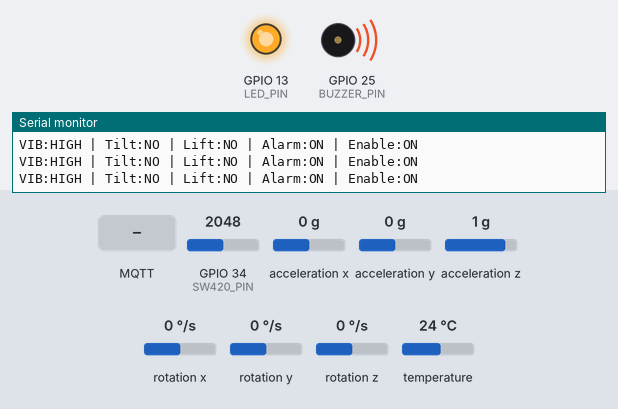
The program below on a simulated ESP32. Shown: output pins drawn as LEDs (lit = HIGH), buzzer (waves = sounding, pin HIGH), the last lines printed to the serial monitor. The inputs (shaded band) are chosen by the test bench; at power-on: GPIO 34 (SW420_PIN) = 2048, acceleration x 0 g, acceleration y 0 g, acceleration z 1 g, rotation x 0 °/s, rotation y 0 °/s, rotation z 0 °/s, temperature 24 °C. WiFi joins after 1.5 s; servers stay silent unless stated; no MQTT or app messages arrive unless stated.

Above: at 5.1 s.
5.2 s: GPIO 34 (SW420_PIN) set to 657
6.7 s: GPIO 34 (SW420_PIN) set to 546
At 7.9 s:
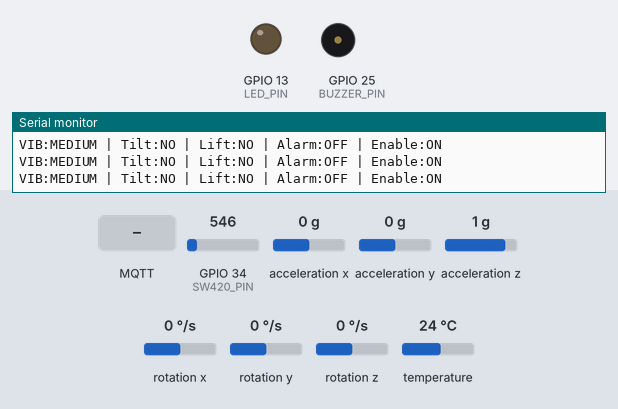
12.6 s: MQTT message "1" arrives on the first subscribed topic
Timing chart, 0 to 15.1 s (numbered marks = the images above; inputs shaded):
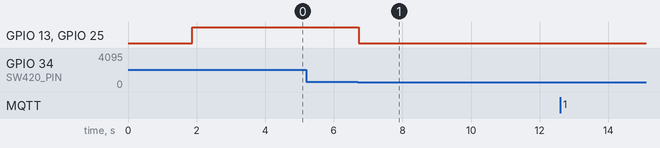

The program:

main.cpp
```cpp
#include <Arduino.h>
#include <Wire.h>
#include <WiFi.h>
#include <Adafruit_MPU6050.h>
#include "alarm.h"
#include "sensor_sw420.h"
#include "sensor_mpu6050.h"
#include "mqtt_client.h"
#include "ca_cert_emqx.h"

#define LED_PIN     13
#define BUZZER_PIN  25
#define SW420_PIN   34
#define SDA_PIN     21
#define SCL_PIN     22

const char* WIFI_SSID = "NI-Elvis-216";
const char* WIFI_PASS = "votuyen@216";

Adafruit_MPU6050 mpu;

void setup() {
    Serial.begin(115200);
    delay(300);

    pinMode(LED_PIN, OUTPUT);
    pinMode(BUZZER_PIN, OUTPUT);

    Wire.begin(SDA_PIN, SCL_PIN);
    if (!mpu.begin()) while (1) delay(1000);

    mpu.setAccelerometerRange(MPU6050_RANGE_2_G);
    mpu.setGyroRange(MPU6050_RANGE_250_DEG);
    mpu.setFilterBandwidth(MPU6050_BAND_5_HZ);

    WiFi.begin(WIFI_SSID, WIFI_PASS);
    while (WiFi.status() != WL_CONNECTED) delay(500);

    secureClient.setCACert(emqx_ca_cert);

    setupMQTT();
    connectMQTT();
}

void loop() {
    static unsigned long lastMQTT = 0;
    static unsigned long lastSerial = 0;
    unsigned long now = millis();

    alarmUpdate();

    int vib = readSW420Filtered(SW420_PIN, 8, 2);
    String vibLevel = vibLevelFromValue(vib);

    float ax, ay, az, gx, gy, gz;
    readMPU6050(mpu, ax, ay, az, gx, gy, gz);

    bool tilt = detectTilt(ax, ay);
    bool lift = detectLift(az);

    if (antiTheftEnabled) {
        if (vibLevel == "HIGH" || tilt || lift) alarmOn(LED_PIN, BUZZER_PIN);
        else alarmOff(LED_PIN, BUZZER_PIN);
    }

    if (now - lastSerial >= 300) {
        lastSerial = now;
        Serial.printf("VIB:%s | Tilt:%s | Lift:%s | Alarm:%s | Enable:%s\n",
            vibLevel.c_str(),
            tilt?"YES":"NO",
            lift?"YES":"NO",
            alarmState?"ON":"OFF",
            antiTheftEnabled?"ON":"OFF");
    }

    if (!client.connected()) connectMQTT();
    client.loop();

    if (now - lastMQTT >= 1000) {
        lastMQTT = now;
        publishSensorData(vibLevel, tilt, lift, alarmState, ax, ay, az, gx, gy, gz);
    }
}
```

ca_cert_emqx.h
```cpp
#pragma once

const char* emqx_ca_cert =  R"~~~(
-----BEGIN CERTIFICATE-----
MIIDjjCCAnagAwIBAgIQAzrx5qcRqaC7KGSxHQn65TANBgkqhkiG9w0BAQsFADBh
MQswCQYDVQQGEwJVUzEVMBMGA1UEChMMRGlnaUNlcnQgSW5jMRkwFwYDVQQLExB3
d3cuZGlnaWNlcnQuY29tMSAwHgYDVQQDExdEaWdpQ2VydCBHbG9iYWwgUm9vdCBH
MjAeFw0xMzA4MDExMjAwMDBaFw0zODAxMTUxMjAwMDBaMGExCzAJBgNVBAYTAlVT
MRUwEwYDVQQKEwxEaWdpQ2VydCBJbmMxGTAXBgNVBAsTEHd3dy5kaWdpY2VydC5j
b20xIDAeBgNVBAMTF0RpZ2lDZXJ0IEdsb2JhbCBSb290IEcyMIIBIjANBgkqhkiG
9w0BAQEFAAOCAQ8AMIIBCgKCAQEAuzfNNNx7a8myaJCtSnX/RrohCgiN9RlUyfuI
2/Ou8jqJkTx65qsGGmvPrC3oXgkkRLpimn7Wo6h+4FR1IAWsULecYxpsMNzaHxmx
1x7e/dfgy5SDN67sH0NO3Xss0r0upS/kqbitOtSZpLYl6ZtrAGCSYP9PIUkY92eQ
q2EGnI/yuum06ZIya7XzV+hdG82MHauVBJVJ8zUtluNJbd134/tJS7SsVQepj5Wz
tCO7TG1F8PapspUwtP1MVYwnSlcUfIKdzXOS0xZKBgyMUNGPHgm+F6HmIcr9g+UQ
vIOlCsRnKPZzFBQ9RnbDhxSJITRNrw9FDKZJobq7nMWxM4MphQIDAQABo0IwQDAP
BgNVHRMBAf8EBTADAQH/MA4GA1UdDwEB/wQEAwIBhjAdBgNVHQ4EFgQUTiJUIBiV
5uNu5g/6+rkS7QYXjzkwDQYJKoZIhvcNAQELBQADggEBAGBnKJRvDkhj6zHd6mcY
1Yl9PMWLSn/pvtsrF9+wX3N3KjITOYFnQoQj8kVnNeyIv/iPsGEMNKSuIEyExtv4
NeF22d+mQrvHRAiGfzZ0JFrabA0UWTW98kndth/Jsw1HKj2ZL7tcu7XUIOGZX1NG
Fdtom/DzMNU+MeKNhJ7jitralj41E6Vf8PlwUHBHQRFXGU7Aj64GxJUTFy8bJZ91
8rGOmaFvE7FBcf6IKshPECBV1/MUReXgRPTqh5Uykw7+U0b6LJ3/iyK5S9kJRaTe
pLiaWN0bfVKfjllDiIGknibVb63dDcY3fe0Dkhvld1927jyNxF1WW6LZZm6zNTfl
MrY=
-----END CERTIFICATE-----

)~~~";
```

Measured:
- the behaviour switches between 600 and 599 on GPIO 34 (SW420_PIN) (found by bisection; images 0 and 1)
- after the input at 6.7 s, GPIO 13 (LED_PIN), GPIO 25 (BUZZER_PIN): HIGH → LOW at once
